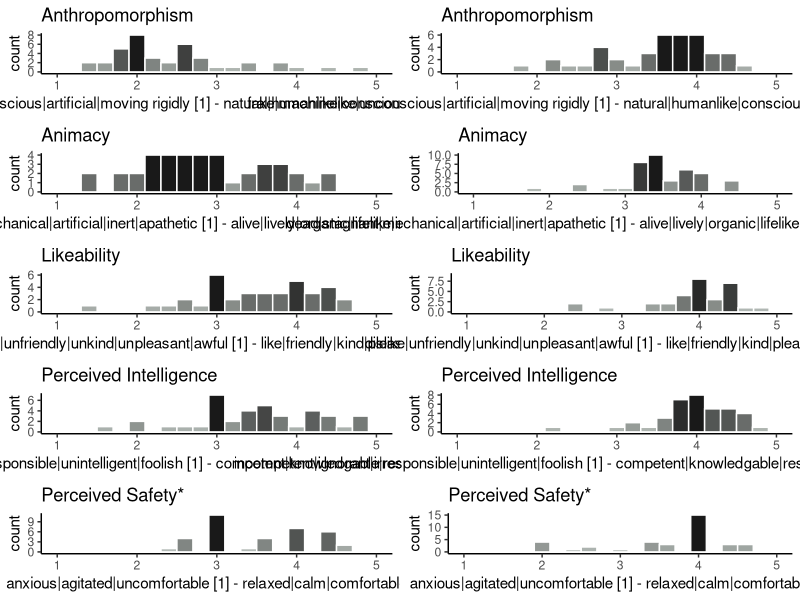

This chart was generated by the following R code:
library(ggplot2)
library(tidyr)
library(dplyr)
library(gridExtra)

####Working Directory different for Apple and Windows!!!#####
#############################################################

#setwd("~/Library/Mobile Documents/com~apple~CloudDocs/Motion follows function/99_Analyses")

glossary <- read.csv('Glossary.csv', sep=";")
dataset <- read.csv('Main_Stud_ORG (csv).csv', header=TRUE, sep=";")
#names(dataset)

####DATASET WRANGLING####

    #remove random demographic stuff and initial Godspeed items
    dataset <- select(dataset,  -Authorise_Fotos, -W_Language, -i.G.I.1:-i.Comfort)
    #remove DWV perceived legibility 1 and 2: only mean value will be needed
    dataset <- select(dataset, -DWV.Pleg.1_NP:-DWV.G.I.5)
    #remove BR_see,hear,smell etc.
    dataset <- select(dataset, -BR_See:-BR_Sound)
    #further
    dataset <- select(dataset, -D.Time_i_Sex:-D.Time_f_Sex, -D.Perc_Raw_Leg.1:-D.PLeg.2, -D.Pleg.1_Norm:-D.G.I.5)
    dataset <- select(dataset, -S.Time_i_Sex:-S.Time_f_Sex, -S.PLeg.1:-S.PLeg.2, -S.G.V.1:-S.G.I.5)
    dataset <- select(dataset, -L.Time_i_Sex:-L.Time_f_Sex, -L.PLeg.1:-L.PLeg.2, -L.G.V.1:-L.G.I.5)
    dataset <- select(dataset, -E.Time_i_Sex:-E.Time_f_Sex, -E.PLeg.1:-E.PLeg.2, -E.G.V.1:-E.G.I.5)
    dataset <- select(dataset, -LT.Time_i_Sex, LT.Time_i_or_f, -LT.PLeg.1:-LT.PLeg.2, -LT.G.V.1:-LT.G.I.5)
    dataset <- select(dataset, -BR.G.I.1:-BR.Comfort)
    dataset <- select(dataset, -So_Be:-Li_Bl, -Oth)
    
    #rename certain columns
    names(dataset)[names(dataset) == "ERR"] <- "ExperienceWithRealRobots"


#convert wide format in long format
#dataset_long <- gather(dataset, "Measurement","Value", i.G.I:LT.Desired, factor_key=TRUE)



#qplot(x = MC_Order, data = dataset,
#      color = I('black'), fill = I('#000099'))

#intial_stop <- subset(dataset, MC_Order)
    
    #subsetting using dplyr
    #dataset_new <- dataset %>%
    #                 filter(group =="XXX") %>%
    #                 filter(XX<100)

#by(dataset$variable1, dataset$variable2, summary)


#qplot(x=price/carat, data = diamonds)+
#  facet_wrap(~cut)

####Histograms####


#initial Godspeed single dataset
i_G <- select(dataset, i.G.I:i.G.V.)

#intial Godspeed histograms
i_G_I_histo <- ggplot(data = i_G, aes(i_G$i.G.I)) +
  geom_histogram(binwidth=0.2, aes(fill=..count..), color="white") +
  scale_x_continuous(limits = c(1, 5) ) +
  scale_fill_gradient("Count", low = "#c6cec9", high = "#191919") + 
  labs(title ="Anthropomorphism", x="fake|machinelike|unconscious|artificial|moving rigidly [1] - natural|humanlike|conscious|lifelike|moving elegantly [5]") + 
  guides(fill=FALSE) + 
  theme(panel.grid.major = element_blank(), panel.grid.minor = element_blank(),
        panel.background = element_blank(), axis.line = element_line(colour = "black"))

i_G_II_histo <- ggplot(data = i_G, aes(i_G$i.G.II)) +
  geom_histogram(binwidth=0.2, aes(fill=..count..), color="white") +
  scale_x_continuous(limits = c(1, 5) ) +
  scale_fill_gradient("Count", low = "#c6cec9", high = "#191919") + 
  labs(title ="Animacy", x="dead|stagnant|mechanical|artificial|inert|apathetic [1] - alive|lively|organic|lifelike|interactive|responsive [5]") + 
  guides(fill=FALSE) + 
  theme(panel.grid.major = element_blank(), panel.grid.minor = element_blank(),
        panel.background = element_blank(), axis.line = element_line(colour = "black"))

i_G_III_histo <- ggplot(data = i_G, aes(i_G$i.G.III)) +
  geom_histogram(binwidth=0.2, aes(fill=..count..), color="white") +
  scale_x_continuous(limits = c(1, 5) ) +
  scale_fill_gradient("Count", low = "#c6cec9", high = "#191919") + 
  labs(title ="Likeability", x="dislike|unfriendly|unkind|unpleasant|awful [1] - like|friendly|kind|pleasant|nice [5]") + 
  guides(fill=FALSE) + 
  theme(panel.grid.major = element_blank(), panel.grid.minor = element_blank(),
        panel.background = element_blank(), axis.line = element_line(colour = "black"))

i_G_IV_histo <- ggplot(data = i_G, aes(i_G$i.G.IV)) +
  geom_histogram(binwidth=0.2, aes(fill=..count..), color="white") +
  scale_x_continuous(limits = c(1, 5) ) +
  scale_fill_gradient("Count", low = "#c6cec9", high = "#191919") + 
  labs(title ="Perceived Intelligence", x="incompetent|ignorant|irresponsible|unintelligent|foolish [1] - competent|knowledgable|responsible|intelligent|sensible [5]") + 
  guides(fill=FALSE) + 
  theme(panel.grid.major = element_blank(), panel.grid.minor = element_blank(),
        panel.background = element_blank(), axis.line = element_line(colour = "black"))

i_G_V_histo <- ggplot(data = i_G, aes(i_G$i.G.V.)) +
  geom_histogram(binwidth=0.2, aes(fill=..count..), color="white") +
  scale_x_continuous(limits = c(1, 5) ) +
  scale_fill_gradient("Count", low = "#c6cec9", high = "#191919") + 
  labs(title ="Perceived Safety*", x="anxious|agitated|uncomfortable [1] - relaxed|calm|comfortable [5]") + 
  guides(fill=FALSE) + 
  theme(panel.grid.major = element_blank(), panel.grid.minor = element_blank(),
        panel.background = element_blank(), axis.line = element_line(colour = "black"))

#grid.arrange(i_G_I_histo, i_G_II_histo, i_G_III_histo, i_G_IV_histo, i_G_V_histo, ncol=1)

#BEAM Robot final evaluation _ Comparision to initial mindset on robots
BR_G <- select(dataset, BR.G.I:BR.G.V.)

#intial Godspeed histograms
BR_G_I_histo <- ggplot(data = BR_G, aes(BR_G$BR.G.I)) +
  geom_histogram(binwidth=0.2, aes(fill=..count..), color="white") +
  scale_x_continuous(limits = c(1, 5) ) +
  scale_fill_gradient("Count", low = "#c6cec9", high = "#191919") + 
  labs(title ="Anthropomorphism", x="fake|machinelike|unconscious|artificial|moving rigidly [1] - natural|humanlike|conscious|lifelike|moving elegantly [5]") + 
  guides(fill=FALSE) + 
  theme(panel.grid.major = element_blank(), panel.grid.minor = element_blank(),
        panel.background = element_blank(), axis.line = element_line(colour = "black"))

BR_G_II_histo <- ggplot(data = BR_G, aes(BR_G$BR.G.II)) +
  geom_histogram(binwidth=0.2, aes(fill=..count..), color="white") +
  scale_x_continuous(limits = c(1, 5) ) +
  scale_fill_gradient("Count", low = "#c6cec9", high = "#191919") + 
  labs(title ="Animacy", x="dead|stagnant|mechanical|artificial|inert|apathetic [1] - alive|lively|organic|lifelike|interactive|responsive [5]") + 
  guides(fill=FALSE) + 
  theme(panel.grid.major = element_blank(), panel.grid.minor = element_blank(),
        panel.background = element_blank(), axis.line = element_line(colour = "black"))

BR_G_III_histo <- ggplot(data = BR_G, aes(BR_G$BR.G.III)) +
  geom_histogram(binwidth=0.2, aes(fill=..count..), color="white") +
  scale_x_continuous(limits = c(1, 5) ) +
  scale_fill_gradient("Count", low = "#c6cec9", high = "#191919") + 
  labs(title ="Likeability", x="dislike|unfriendly|unkind|unpleasant|awful [1] - like|friendly|kind|pleasant|nice [5]") + 
  guides(fill=FALSE) + 
  theme(panel.grid.major = element_blank(), panel.grid.minor = element_blank(),
        panel.background = element_blank(), axis.line = element_line(colour = "black"))

BR_G_IV_histo <- ggplot(data = BR_G, aes(BR_G$BR.G.IV)) +
  geom_histogram(binwidth=0.2, aes(fill=..count..), color="white") +
  scale_x_continuous(limits = c(1, 5) ) +
  scale_fill_gradient("Count", low = "#c6cec9", high = "#191919") + 
  labs(title ="Perceived Intelligence", x="incompetent|ignorant|irresponsible|unintelligent|foolish [1] - competent|knowledgable|responsible|intelligent|sensible [5]") + 
  guides(fill=FALSE) + 
  theme(panel.grid.major = element_blank(), panel.grid.minor = element_blank(),
        panel.background = element_blank(), axis.line = element_line(colour = "black"))

BR_G_V_histo <- ggplot(data = BR_G, aes(BR_G$BR.G.V.)) +
  geom_histogram(binwidth=0.2, aes(fill=..count..), color="white") +
  scale_x_continuous(limits = c(1, 5) ) +
  scale_fill_gradient("Count", low = "#c6cec9", high = "#191919") + 
  labs(title ="Perceived Safety*", x="anxious|agitated|uncomfortable [1] - relaxed|calm|comfortable [5]") + 
  guides(fill=FALSE) + 
  theme(panel.grid.major = element_blank(), panel.grid.minor = element_blank(),
        panel.background = element_blank(), axis.line = element_line(colour = "black"))

#grid.arrange(BR_G_I_histo, BR_G_II_histo, BR_G_III_histo, BR_G_IV_histo, BR_G_V_histo, ncol=1)


grid.arrange(i_G_I_histo, BR_G_I_histo, i_G_II_histo, BR_G_II_histo, i_G_III_histo, BR_G_III_histo, i_G_IV_histo, BR_G_IV_histo, i_G_V_histo, BR_G_V_histo, ncol=2)


